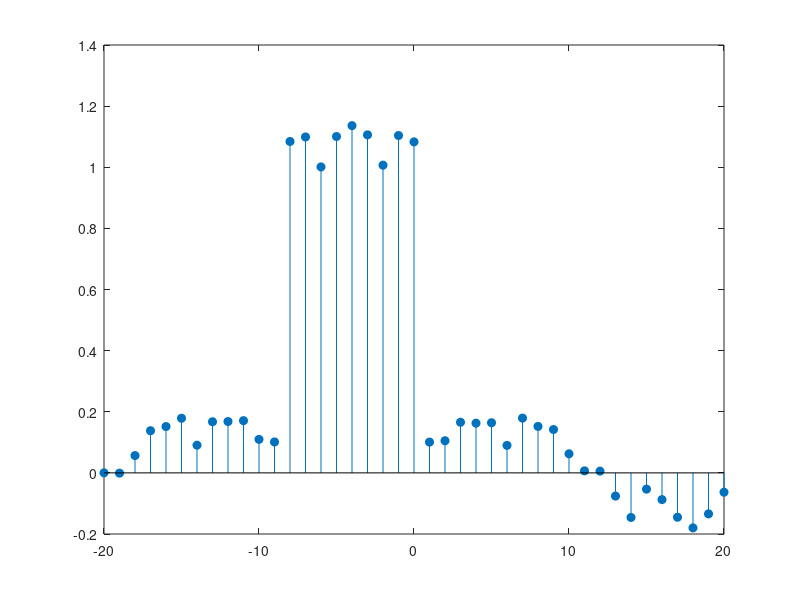

Recreate this plot in MATLAB. (Note: this script raises an error after producing the figure.)
%% Question 1
clc
clear all
close all
% generate white gaussian noise
N = 1000; % 1000-samples per realisation
M = 1; % 1 realisation
x = randn(M,N);
y = filter(ones(1,9), [1], x);

xy_ccf = xcorr(x,y,'unbiased');

% plot
tau_zoomed = -20:20;
xy_cff_zoomed = xy_ccf(-20+1000:20+1000);

figure;
stem(tau_zoomed, xy_cff_zoomed, 'filled'); % Scatter plot with indices on the x-axis
xlabel('Sample number', FontSize=15); % Label for x-axis
ylabel('Value ', FontSize=15); % Label for y-axis
title('CCF of x and y'); % Title for the plot
grid on; % Enable grid for better visibility
fontsize("scale", 1.5)

% R_XY = h(tau) * delta(tau) = h(tau) with noise

%% Question 2

% For system identification?
% To find the impulse response of an unknown system
% send a controlled input and measure the response
% find the CCF between the input and response
% find the ACF of the input
% Theoretically, you should arrive at an unbiased estimator 
% for the impulse response


% Testing effect of filter order on shape of CCF
filter_orders = [1,3,9,20];
for i=1:length(filter_orders)
    
    filter_order = filter_orders(i);

    x = randn(M,N);
    y = filter(ones(1,filter_order), [1], x);
    
    xy_ccf = xcorr(x,y,'unbiased');
    
    % plot
    WIDTH = 50;
    tau_zoomed = -WIDTH:WIDTH;
    xy_cff_zoomed = xy_ccf(-WIDTH+1000:WIDTH+1000);
    
    figure;
    stem(tau_zoomed, xy_cff_zoomed, 'filled'); % Scatter plot with indices on the x-axis
    xlabel('Sample number', FontSize=15); % Label for x-axis
    ylabel('Value ', FontSize=15); % Label for y-axis
    title(['CCF with filter order ' num2str(filter_order)]);
    grid on; % Enable grid for better visibility
    fontsize("scale", 1.5)

end

% superimposed plots
filter_orders = [1,3,9,20];

% array to store CCFs
ccfs = [];

for i=1:length(filter_orders)
    
    filter_order = filter_orders(i);

    x = randn(M,N);
    y = filter(ones(1,filter_order), [1], x);
    
    xy_ccf = xcorr(x,y,'unbiased');
    ccfs = [ccfs; xy_ccf];

    % plot
    WIDTH = 50;
    tau_zoomed = -WIDTH:WIDTH;
    xy_cff_zoomed = xy_ccf(-WIDTH+1000:WIDTH+1000);

end


% % refactor s.t.
% % the values are stored in an array
% % [ccf1; ccf3; ccf5; ...]
% 
% % code to plot all of them on top of each other
% figure;
% hold on
% for i=1:length(filter_orders)
%     filter_order = filter_orders(i);
% 
%     % CCF to plot
%     ccf_to_plot = ccfs(i,:);
%     WIDTH = 50;
%     tau_zoomed = -WIDTH:WIDTH;
%     ccf_zoomed = ccf_to_plot(-WIDTH+1000:WIDTH+1000);
% 
%     stem(tau_zoomed, ccf_zoomed, 'filled', 'DisplayName', sprintf('Filter order %d', filter_order))
% 
% end
% 
% xlabel('Sample number', FontSize=15); % Label for x-axis
% ylabel('Value ', FontSize=15); % Label for y-axis
% grid on
% fontsize("scale", 1.5)
% legend show


%% Question 3

